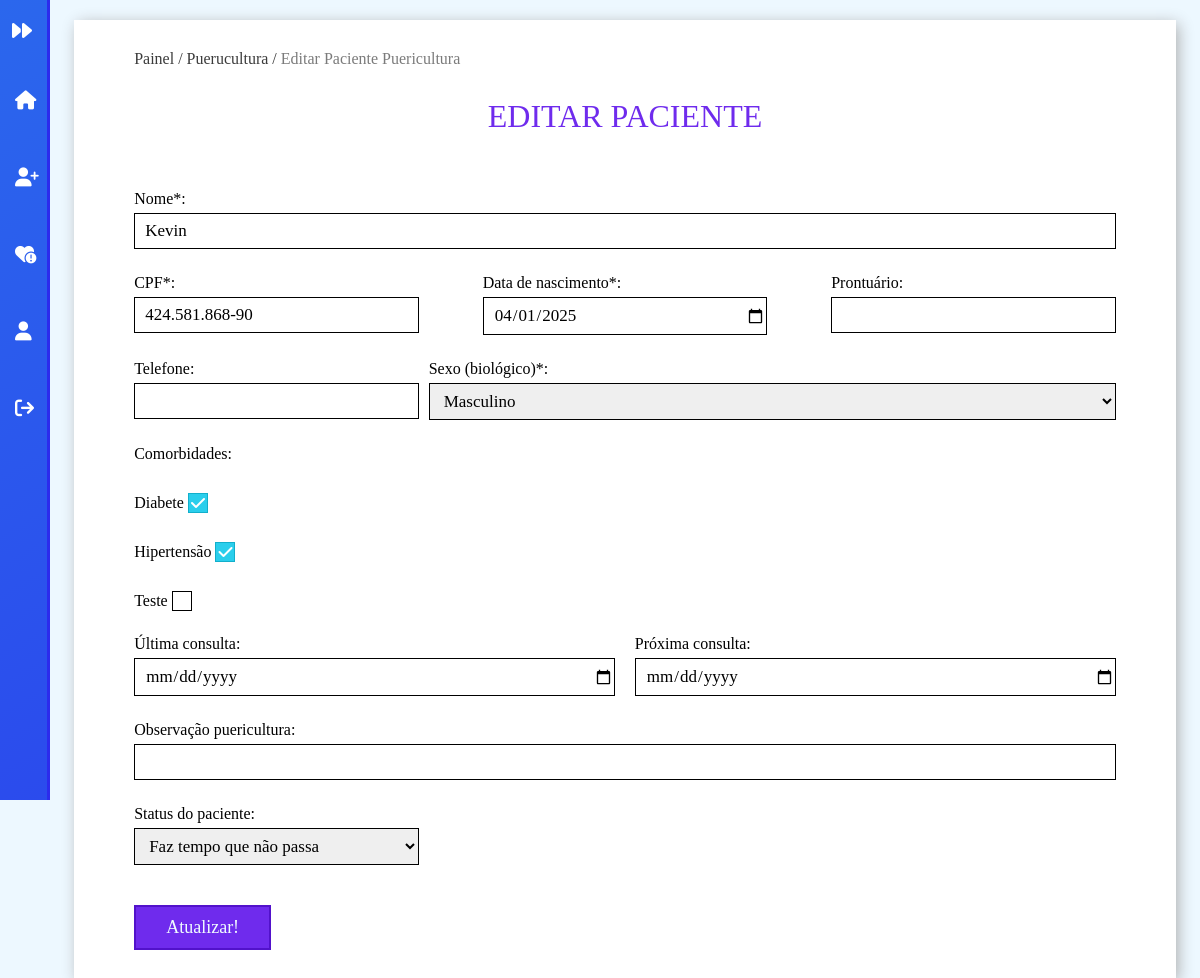
The app's page /editar_puericultura?id=16 (signed in), older data.
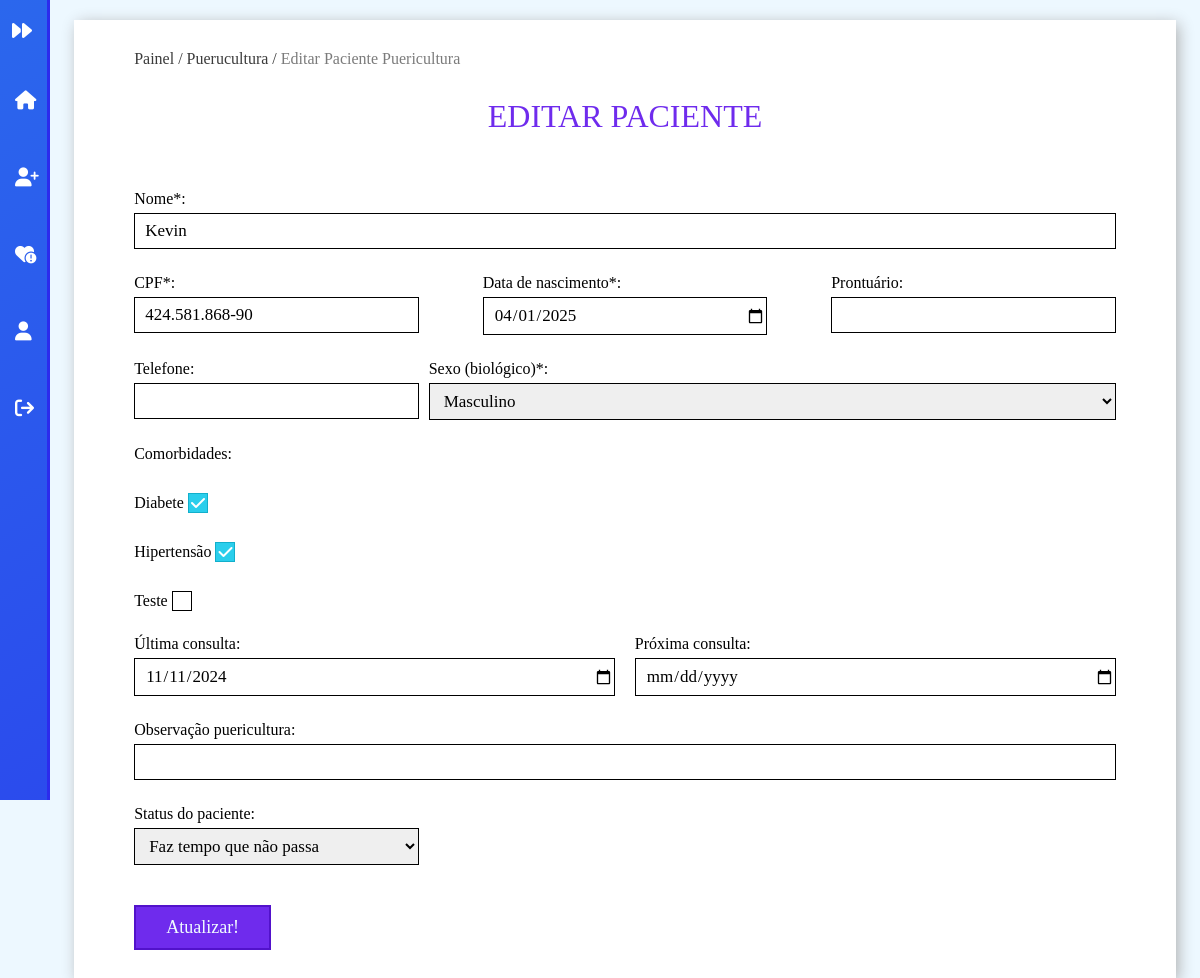
The same page, newer data.
### tables this page shows
CREATE TABLE `consulta` (
  `id` int(11) NOT NULL,
  `paciente_id` int(11) DEFAULT NULL,
  `ult_consulta` date NOT NULL,
  `prox_consulta` date NOT NULL,
  `ativo` tinyint(1) DEFAULT 1
);

### Classes/Views/MainView.php (called while the page is built, shortened)
<?php
	class MainView{
		public static function render($filename){
			include('pages/'.$filename.'.php');
		}
	}
?>

### Classes/Controllers/Editar_puericulturaController.php (called while the page is built, shortened)
<?php
	class Editar_puericulturaController{
		function index(){
			\Classes\Models\PainelModel::checkLogin('editar-puericultura');
		}
	}
?>

### Classes/Application.php (called while the page is built, shortened)
<?php
	class Application{
		private $controller;
		private function setApp(){
			$url = explode('/',@$_GET['url']);
			if($url[0] == '')
				$carregarNome= 'Painel';
			else
				$carregarNome= ucfirst(strtolower($url[0]));
			$carregarNome.='Controller';
			if (file_exists('Classes/Controllers/'.$carregarNome.'.php')) {
				$this->controller = new $carregarClasse();
			}else{
				include('Views/pages/404.php');
				die();
			}
		}
		public function run(){
	        $this->controller->index();
	    }
	}
?>

### index.php (called while the page is built, shortened)
<?php
	$app = new \Classes\Application();
	$app->run();
?>

### Classes/MySql.php (called while the page is built, shortened)
<?php
	class MySql{
		private static $pdo;
		public static function conectar(){
			if(self::$pdo == null){
				try{
					self::$pdo = new \PDO('mysql:host='.HOST.';dbname='.DATABASE,USUARIO,SENHA,array(\PDO::MYSQL_ATTR_INIT_COMMAND => "SET NAMES utf8"));
					self::$pdo->setAttribute(\PDO::ATTR_ERRMODE,\PDO::ERRMODE_EXCEPTION);
				}catch(\PDOException $e){
					die('<h2>Erro ao conectar</h2><p>Tente novamente mais tarde.</p>');
				}
			}
			return self::$pdo;
		}
	}
?>

### Classes/Models/UtilsModel.php (called while the page is built, shortened)
<?php
    class UtilsModel{
		public static function selecionar($tabela,$campo = '1',$valor = '1'){
			$sql = \Classes\MySql::conectar()->prepare("SELECT * FROM `$tabela` WHERE `ativo`= '1' AND $campo = ?");
			$sql->execute(array($valor));
			return $sql->fetch();
		}
		public static function selecionarTudo($tabela,$campo = '1',$valor = '1',$coluna = 'id',$ordem = 'ASC'){
			$sql = \Classes\MySql::conectar()->prepare("SELECT * FROM `$tabela` WHERE `ativo` = '1' AND $campo = ? ORDER BY $coluna $ordem");
			$sql->execute(array($valor));
			return $sql->fetchAll();
		}
    }
?>

### Classes/Views/pages/editar-puericultura.php (the view, shortened to what the changed rows need)
<?php
  include("header.php");
  $paciente = \Classes\Models\UtilsModel::selecionar('paciente', 'id', $_GET['id']);
  $observacao = explode('||', $paciente['observacao'])[0];
  $consultas = \Classes\Models\UtilsModel::selecionar('consulta', 'paciente_id', $_GET['id']);
?>
<div id="painel">
  <?php include(BASE_DIR_PAINEL.'pages/sidebar.php');?>
  <main id="painel-content">
    <div class="container">
      <div class="content">
        <div class="mapa-site">
          <a href="<?php echo INCLUDE_PATH;?>">Painel / </a> <a href="<?php echo INCLUDE_PATH;?>puericultura">Puerucultura / </a> <span>Editar paciente puericultura</span>
        </div>
        <h1>Editar paciente</h1>
        <form method="post" enctype="multipart/form-data">
            <div class="form-single w100">
                <label for="nome">Nome*: </label>
                <input type="text" id="nome" name="nome" value="<?php echo $paciente['nome'];?>" content="required">
            </div>
            <div class="form-single w30">
                <label for="cpf">CPF*: </label>
                <input type="text" id="cpf" name="cpf" value="<?php echo $paciente['cpf'];?>" content="required">
            </div>
            <div class="form-single w30">
                <label for="nascimetno">Data de nascimento*: </label>
                <input type="date" id="nascimetno" name="nascimetno" value="<?php echo $paciente['nascimento'];?>" max="<?php echo date('Y-m-d'); ?>" content="required">
            </div>
            <div class="form-single w30">
                <label for="prontuario">Prontuário: </label>
                <input type="text" id="prontuario" value="<?php echo $paciente['prontuario'];?>" name="prontuario">
            </div>
            <div class="form-single w30">
                <label for="telefone">Telefone: </label>
                <input type="text" id="telefone" value="<?php echo $paciente['telefone'];?>" name="telefone">
            </div>
            <div class="form-single w70">
              <label for="sexo">Sexo (biológico)*: </label>
              <select id="sexo" name="sexo" content="required">
                <option value="masculino" <?php echo ($paciente['sexo'] == 'masculino') ? 'selected' : ''; ?>>Masculino</option>
              </select>
            </div>
            <div class="form-single w100">
                <p>Comorbidades: </p>
                <?php
                    $comorbidades = \Classes\Models\UtilsModel::selecionarTudo('comorbidade');
                    foreach ($comorbidades as $key => $value) { ?>
                    <div class="form-single">
                        <label for="cat_<?php echo $value['id']?>"><?php echo ucfirst($value['comorbidade'])?> </label>
                        <label for="cat_<?php echo $value['id']?>" class="checkbox-custom"><i class="fa-solid fa-check"></i></label>
                    </div>
                <?php } ?>
            </div>
            <div class="form-single w50">
                <label for="ult_consulta">Última consulta: </label>
                <input type="date" id="ult_consulta" name="ult_consulta" value="<?php echo @$consultas['ult_consulta'];?>">
            </div>
            <div class="form-single w50">
                <label for="prox_consulta">Próxima consulta: </label>
                <input type="date" id="prox_consulta" name="prox_consulta" value="<?php echo @$consultas['prox_consulta'];?>">
            </div>
            <div class="form-single w100">
              <label for="observacao">Observação puericultura: </label>
              <input type="text" id="observacao" name="observacao" value="<?php echo $observacao;?>" maxCaracter="60">
            </div>
            <div class="form-single w30">
              <label for="status">Status do paciente:</label>
              <select name="status" id="status">
              <?php
                $legenda = \Classes\Models\UtilsModel::selecionarTudo('legenda');
                foreach ($legenda as $key => $value) {
              ?>
                <option value="<?php echo $value['id']?>" <?php echo ($paciente['legenda_id'] == $value['id']) ? 'selected' : '' ?>><?php echo $value['descricao']?></option>
              <?php } ?>
              </select>
            </div>
            <div class="form-single w100">
              <input type="submit" class="btn-input" name="editar-puericultura" value="Atualizar!">
            </div>
        </form>
      </div>
    </div>
  </main>
</div>
<?php
    include("footer.php");
?>

Row changes from the older to the newer data that the page shows:
added consulta: ult_consulta "11/11/2024"
